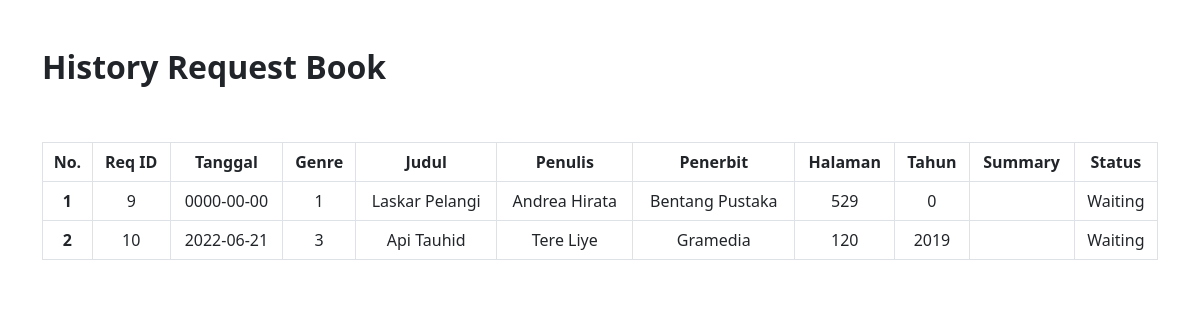
The page /pages/history.php on the database its author committed.
### tables this page shows
CREATE TABLE `request` (
  `reqid` int(11) NOT NULL,
  `reqdate` date NOT NULL DEFAULT curdate(),
  `reqjudul` varchar(30) NOT NULL,
  `reqpenulis` varchar(50) NOT NULL,
  `reqpenerbit` varchar(20) NOT NULL,
  `reqhalaman` int(11) NOT NULL,
  `reqtahun` int(11) NOT NULL,
  `reqsummary` varchar(500) DEFAULT NULL,
  `status` varchar(10) NOT NULL,
  `userid` int(3) NOT NULL,
  `idgenre` varchar(4) NOT NULL
);

### inc.koneksi.php (called while the page is built, shortened)
<?php
	class Connection {
	private $host = "mysql:host=localhost;dbname=tubirit";
	private $struser = "root";
	function connect()
	{
		try {
			$conn = new PDO($this->host, $this->struser, $this->password);
			$conn->setAttribute(PDO::ATTR_ERRMODE, PDO::ERRMODE_EXCEPTION);
			$this->connection = $conn;
		} catch (PDOException $e) {
			echo 'Connection failed: ' . $e->getMessage();
		}
	}
}
?>

### class/class.request.php (called while the page is built, shortened)
<?php
class Request extends Connection {
	public function __get($atribute) {
		if (property_exists($this, $atribute)) {
			return $this->$atribute;
		}
	}
	public function SelectAllRequest(){
		$sql = "SELECT r.*, g.namagenre FROM request r, genre g WHERE r.idgenre=g.idgenre AND status='Waiting' ORDER BY reqid";
		$result = $this->connection->query($sql);
		$arrResult = Array();
		$i=0;
		if($result->rowCount() > 0 ){
			while ($data= $result->fetch(PDO::FETCH_OBJ)) {
				$objRequest = new Request();
				$objRequest->reqid=$data->reqid;
            	$objRequest->reqdate=$data->reqdate;
            	$objRequest->idgenre=$data->idgenre;
				$objRequest->namagenre=$data->namagenre;
				$objRequest->reqjudul=$data->reqjudul;
            	$objRequest->reqpenulis=$data->reqpenulis;
            	$objRequest->reqpenerbit=$data->reqpenerbit;
	            $objRequest->reqhalaman=$data->reqhalaman;
            	$objRequest->reqtahun=$data->reqtahun;
            	$objRequest->reqsummary=$data->reqsummary;
				$objRequest->status=$data->status;
				$arrResult[$i] = $objRequest;
				$i++;
			}
		}
		return $arrResult;
	}
}
?>

### pages/history.php (the view, shortened to what this page needs)
<head>
    <link href="https://cdn.jsdelivr.net/npm/bootstrap@5.2.0-beta1/dist/css/bootstrap.min.css" rel="stylesheet">
    <link rel="stylesheet" href="https://unpkg.com/boxicons@latest/css/boxicons.min.css">
    <link rel="stylesheet" href="/css/style.css">
</head>
<body>
    <div class="container py-5 pb-5">
        <h2 class="pb-5"><strong>History Request Book</strong></h2>
        <table class="table table-bordered me-ml-3 table-hover">
            <thead>
                <tr class="text-center align-middle">
                    <th scope="col">No.</th>
                    <th scope="col">Req ID</th>
                    <th scope="col">Tanggal</th>
                    <th scope="col">Genre</th>
                    <th scope="col">Judul</th>
                    <th scope="col">Penulis</th>
                    <th scope="col">Penerbit</th>
                    <th scope="col">Halaman</th>
                    <th scope="col">Tahun</th>
                    <th scope="col">Summary</th>
                    <th scope="col">Status</th>
                </tr>
            </thead>
            <tbody class="">
                <?php
                include('./inc.koneksi.php');
                require_once('./class/class.request.php');
                $objRequest = new Request();
                $arrayResult = $objRequest->SelectAllRequest();
                if (count($arrayResult) == 0) {
                    echo '<tr><td colspan="6">Tidak ada data!</td></tr>';
                } else {
                    $no = 1;
                    foreach ($arrayResult as $dataRequest) {
                        echo '<tr>';
                        echo '<th scope="row" class="text-center align-middle">' . $no . '</th>';
                        echo '<td class="text-center align-middle">' . $dataRequest->reqid . '</td>';
                        echo '<td class="text-center align-middle">' . $dataRequest->reqdate . '</td>';
                        echo '<td class="text-center align-middle">' . $dataRequest->idgenre . '</td>';
                        echo '<td class="text-center align-middle">' . $dataRequest->reqjudul . '</td>';
                        echo '<td class="text-center align-middle">' . $dataRequest->reqpenulis . '</td>';
                        echo '<td class="text-center align-middle">' . $dataRequest->reqpenerbit . '</td>';
                        echo '<td class="text-center align-middle">' . $dataRequest->reqhalaman . '</td>';
                        echo '<td class="text-center align-middle">' . $dataRequest->reqtahun . '</td>';
                        echo '<td class="align-middle fs-6"><span class="label label-warning">' . $dataRequest->reqsummary . '</span></td>';
                        echo '<td class="text-center align-middle">' . $dataRequest->status . '</td>';
                        echo '</tr>';
                        $no++;
                    }
                }
                ?>
            </tbody>
        </table>
    </div>
</body>

### rows shown on the page
request: reqid "9", reqdate "0000-00-00", idgenre "1", reqjudul "Laskar Pelangi", reqpenulis "Andrea Hirata", reqpenerbit "Bentang Pustaka", reqhalaman "529", reqtahun "0", status "Waiting"
request: reqid "10", reqdate "2022-06-21", idgenre "3", reqjudul "Api Tauhid", reqpenulis "Tere Liye", reqpenerbit "Gramedia", reqhalaman "120", reqtahun "2019", status "Waiting"
